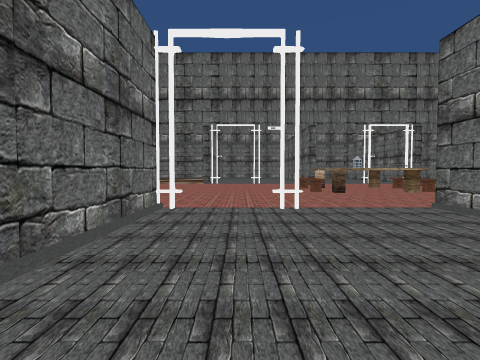
[1] (above)

24 first-person views from a walk through a scene from a Unity 3-D project. The camera is 1.3 m above the floor, tilts 2° down and sees 85° across. The floor is counted in squares, 2 m on a side. Each view is taken from the middle of a square. On the plan, view 1 faces up. The plan holds only what a view shows up to about 9 squares ahead; the rest is blank. The place goes on beyond the plan. The player character is not drawn. Some animated figures are left out. Door leaves are left out, so doorways stand open. Some surface patterns are stand-ins.

[2]
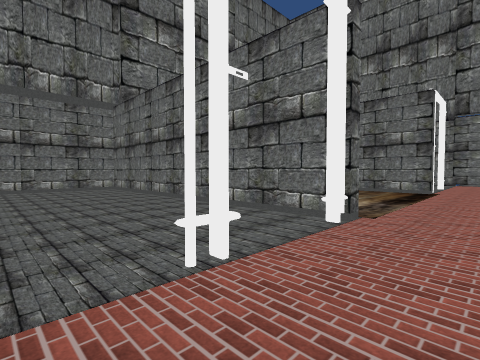

[3]
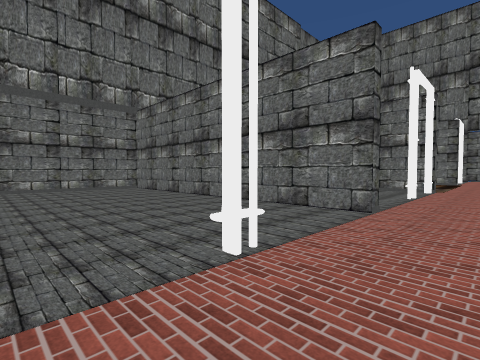

[4]
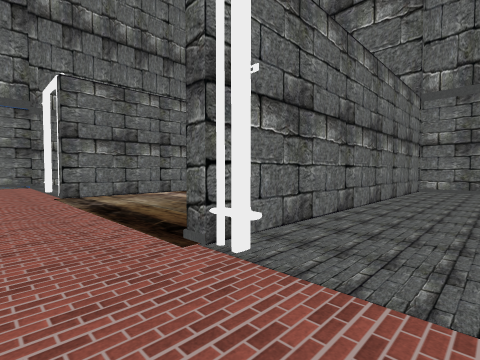

[5]
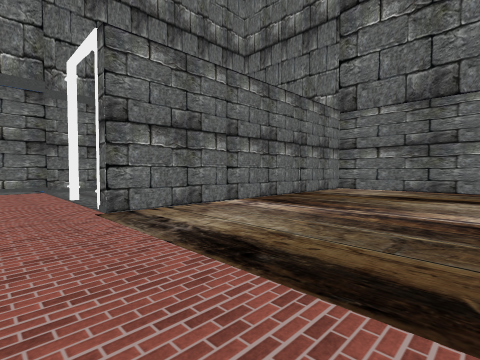

[6]
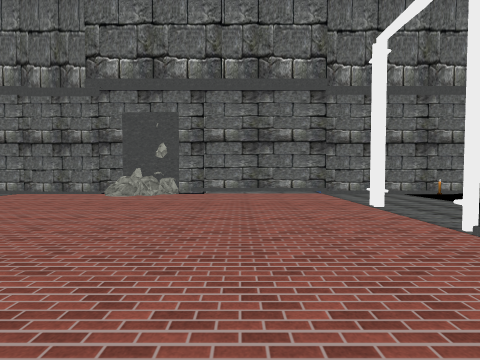

[7]
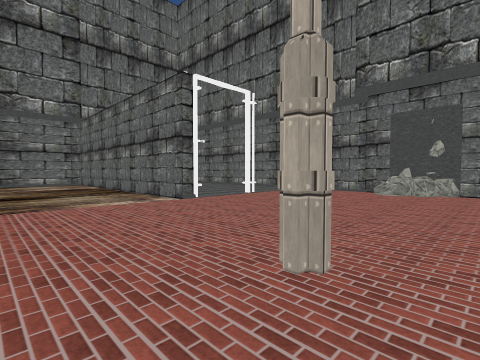

[8]
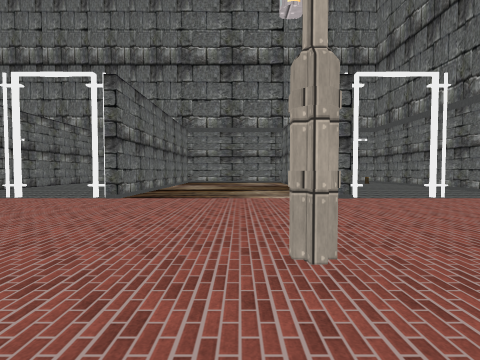

[9]
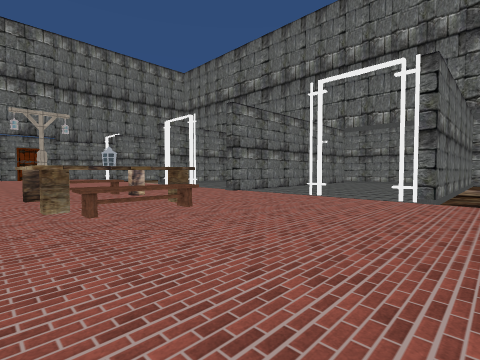

[10]
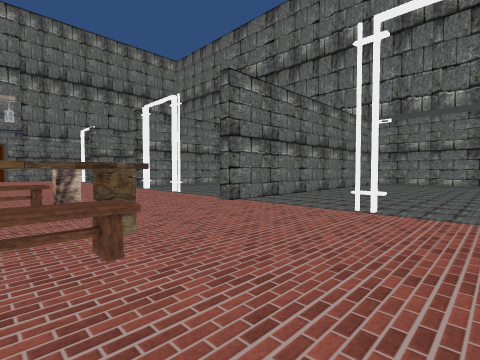

[11]
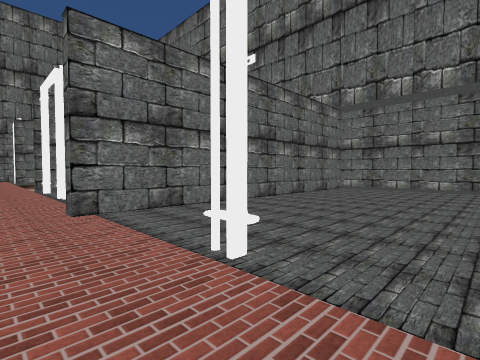

[12]
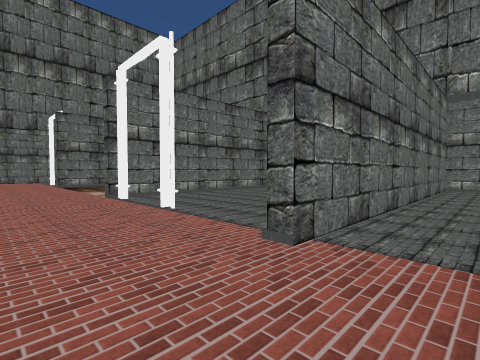

[13]
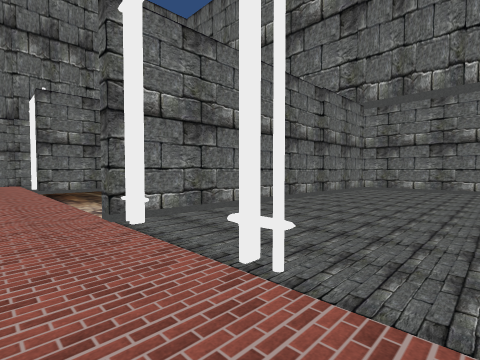

[14]
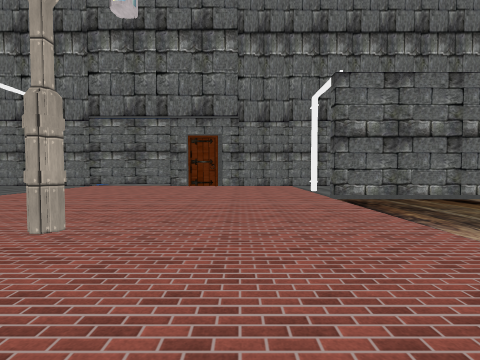

[15]
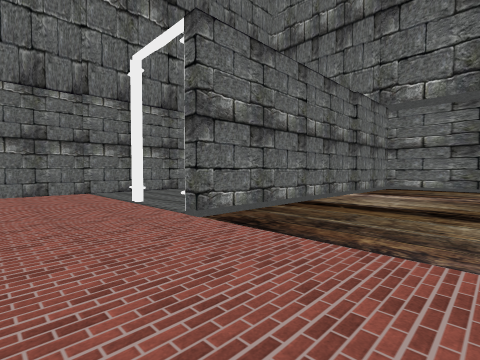

[16]
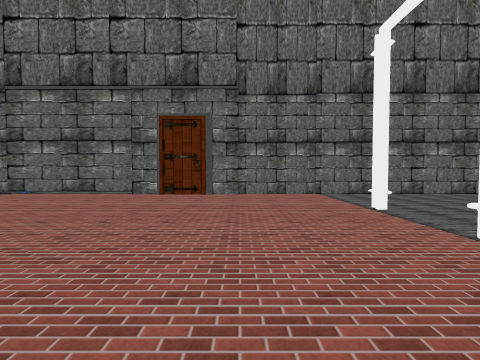

[17]
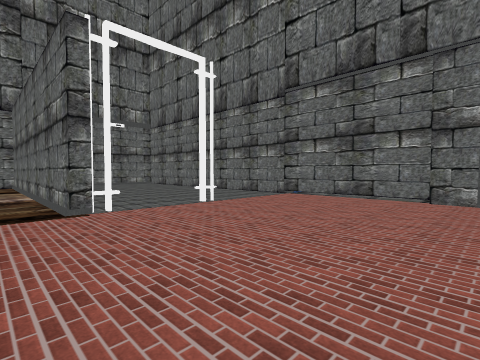

[18]
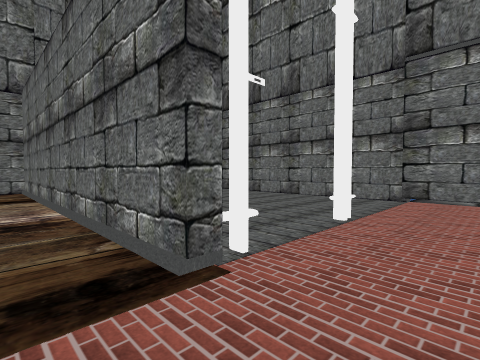

[19]
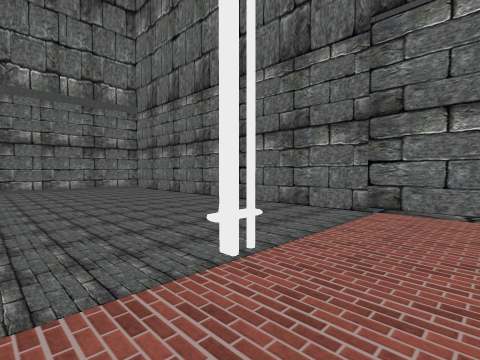

[20]
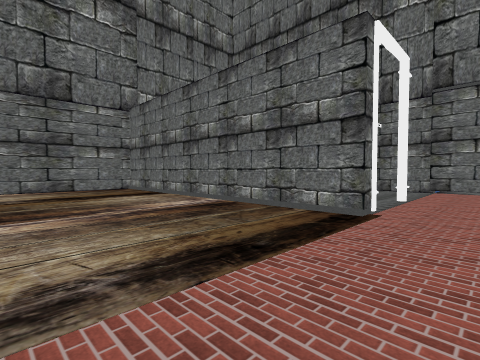

[21]
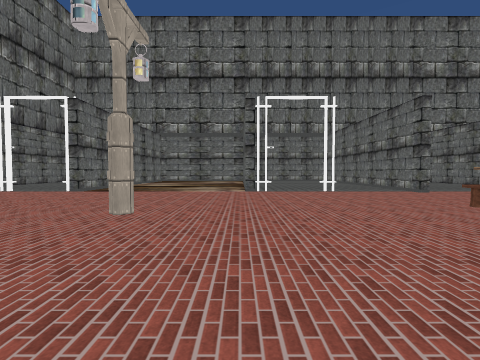

[22]
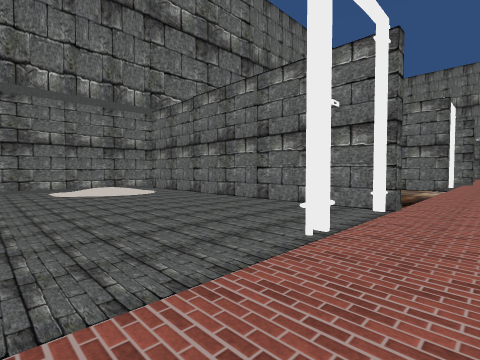

[23]
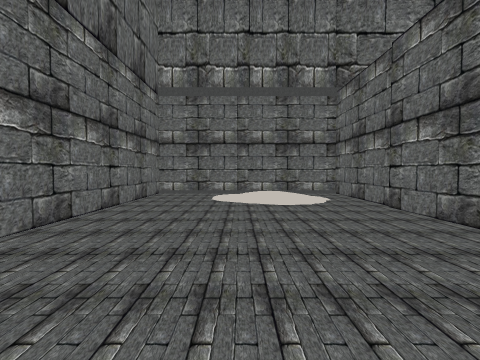

[24]
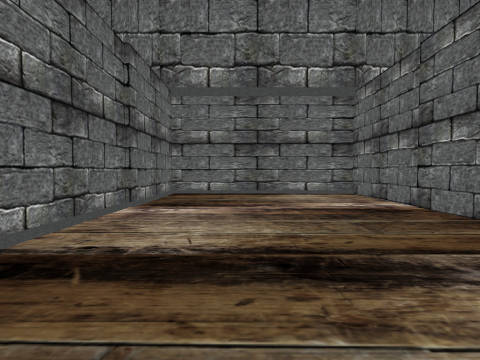

### Floor plan
Points are (right, up) in squares from view 1. A wall is a line through its corners. A room is listed if a view was taken in it or the views show most of it. See-through windows are left out.
Room 1 (view 1)
walls: (-1, -3.8) (1.6, -3.8); (-1, 4.4) (-1.4, 4.4) (-1.4, -3.4); (1, 4.4) (0.5, 4.4); (1.1, 4.5) (0.6, 4.5)
ways out: opening at (2, 4) to room 2; open door at (-0.3, 4.7) to room 2
Room 2 (views 2, 3, 4, 5, 6, 7, 8, 9, 10, 11, 12, 13, 14, 15, 16, 17, 18, 19, 20, 21, 22, 23, 24)
walls: (3.5, 12.9) (3.5, 14); (1, 13.2) (0.5, 13.2); (0.5, 4.6) (1, 4.6); (0.6, 4.5) (1.1, 4.5); (3.7, 4.6) (3.8, -2.5); (-1, 13.2) (-1.8, 13.2) (-1.8, 14.5); (3.5, 3.8) (3.5, 4.6); (-1.7, 4.6) (-1, 4.6); (6.2, 4.6) (6.7, 4.5); (6.3, 4.6) (6.8, 4.6); (6.8, 13.2) (6.3, 13.2); (8.3, 4.6) (9.1, 4.6); (-1.8, 17.4) (-1.8, 21.6) (-6.9, 21.6) (-6.9, 13.2) (-7.7, 13.2); (-7.3, 13.5) (-7.3, 21.6) (-12.3, 21.6) (-12.3, -2.5); (-7.7, 4.6) (-6.9, 4.6) (-6.9, -3.6) (-3.4, -3.6); (-9.1, 13.2) (-9.6, 13.2); (9.1, 18.9) (9.1, 13.2) (8.3, 13.2); (-9.7, 4.7) (-9.2, 4.6); (-9.7, 4.6) (-9.1, 4.6); (-9.7, 4.5) (-9.2, 4.5); (5, -3.8) (8.8, -3.8) (8.8, 4.6); (15, 13.2) (14.3, 13.2) (14.3, 17.4); (7.6, 21.6) (3.7, 21.6) (3.7, 12.9); (-12.1, 10.1) (-12.1, 8.8); (10.4, -3.6) (13.1, -3.6); (16.5, 4.6) (17, 4.6); (17, 13.2) (16.5, 13.2); (14.3, -2.5) (14.3, 4.6) (15, 4.6); (19.4, 10.6) (19.4, 13.5); (19.4, 4.5) (19.4, 8.2); (-11, -3.8) (-8.4, -3.8)
ways out: opening at (2, 4) to room 1; open door at (-0.3, 4.7) to room 1; opening at (2, 13) to room 3; open door at (-0.5, 13) to room 3; opening at (18.5, 5); opening at (18.5, 13); open door at (-8.5, 4.5); open door at (-8.5, 13); open door at (7.5, 4.5); open door at (7.5, 13); open door at (15.5, 13); open door at (15.7, 4.7)
objects: other object (-9, 21); other object (-4, 9); other object (2, 8) to (3, 9); other object (3, 8) to (5, 10); other object (5, 8); other object (6, 8) to (6, 9); other object (12, 9); other object (19, 9)
Room 3 (no view inside)
walls: (-1.4, 21.2) (-1.4, 13.1); (1.6, 21.6) (-1.2, 21.6)
ways out: opening at (2, 13) to room 2; open door at (-0.5, 13) to room 2

Where each view was taken, in squares from view 1:
view 1: 0 up, 0 right, facing up
view 2: 6 up, 2 right, facing down-left
view 3: 6 up, 8 right, facing down-left
view 4: 6 up, 7 right, facing down-right
view 5: 6 up, 10 right, facing down-right
view 6: 7 up, 12 right, facing right
view 7: 8 up, 11 right, facing up-right
view 8: 7 up, 12 right, facing up
view 9: 7 up, 10 right, facing up-left
view 10: 9 up, 8 right, facing up-left
view 11: 12 up, 8 right, facing up-left
view 12: 11 up, 5 right, facing up-left
view 13: 12 up, 2 right, facing up-left
view 14: 11 up, 1 left, facing left
view 15: 11 up, 4 left, facing up-left
view 16: 11 up, 5 left, facing left
view 17: 9 up, 6 left, facing down-left
view 18: 6 up, 6 left, facing down-left
view 19: 6 up, 8 left, facing down-left
view 20: 6 up, 3 left, facing down-left
view 21: 5 up, 2 left, facing up
view 22: 12 up, 12 left, facing up-right
view 23: 14 up, 10 left, facing up
view 24: 14 up, 5 left, facing up
